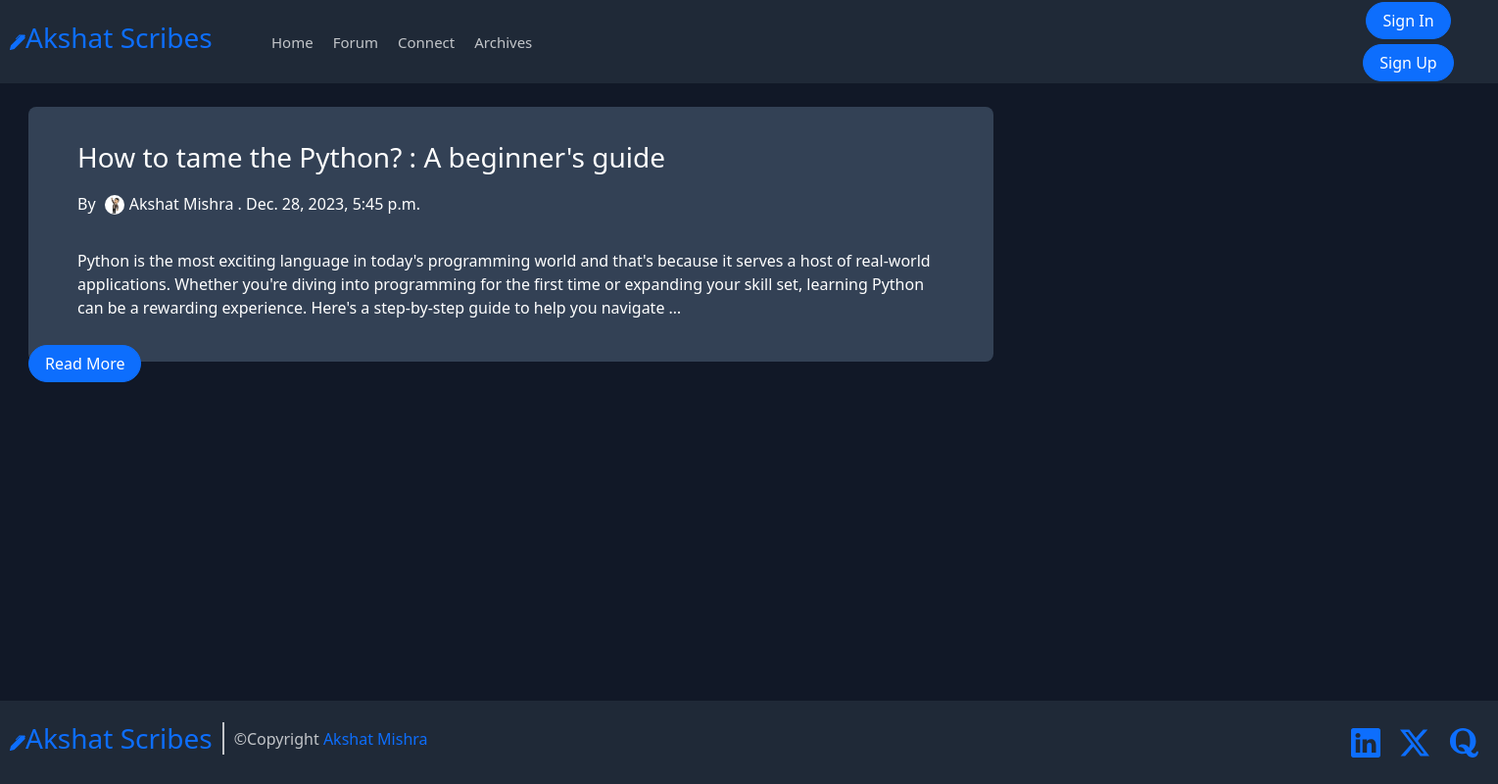
Before: / with the older database file.
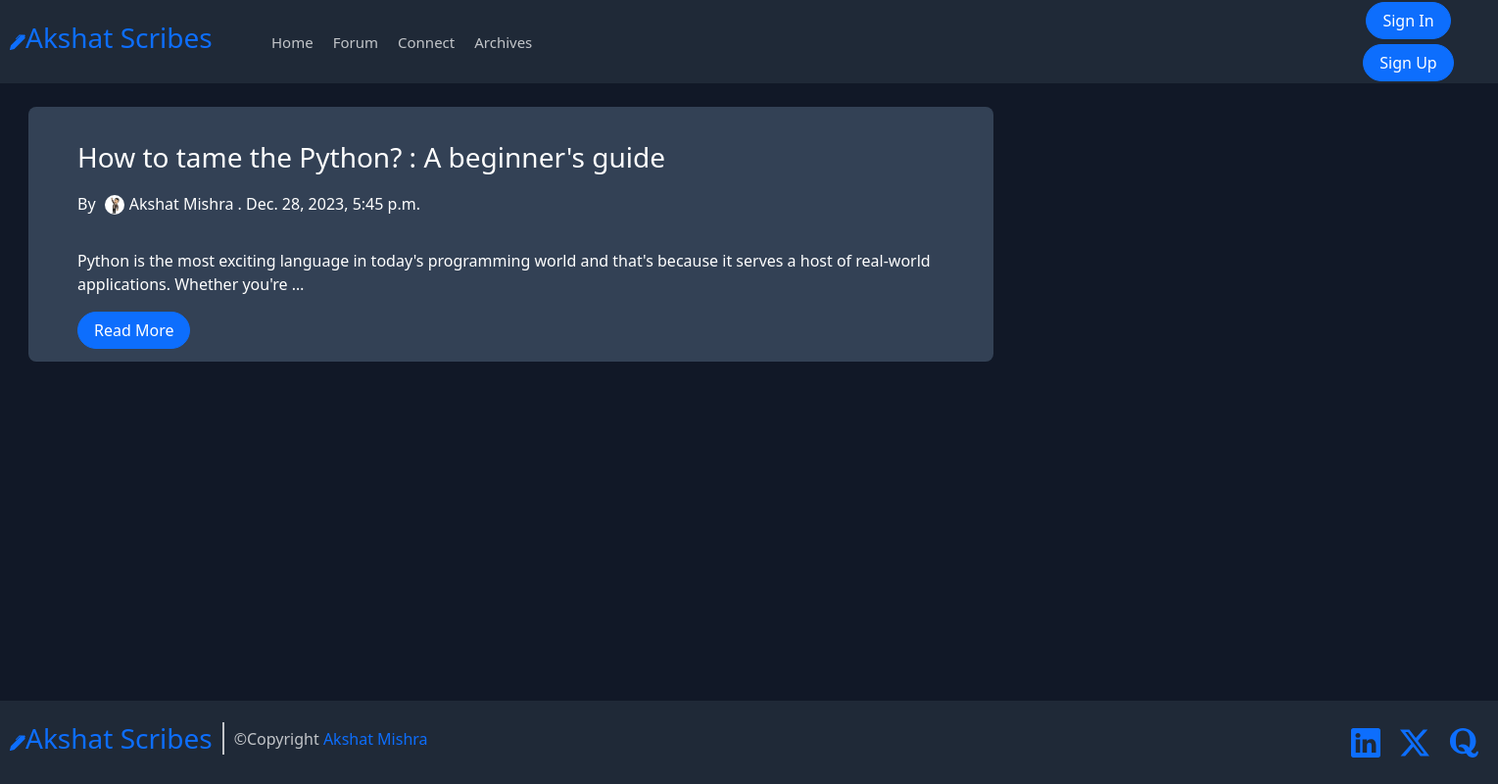
After: the same page with the newer database file.
### Home/models.py (models this page shows)
class Post(models.Model):
    title = models.CharField(max_length=100)
    image = models.ImageField(null=True, blank=True, upload_to="images/")
    datetime = models.DateTimeField(default=datetime.now())
    content = models.CharField(max_length=10000000)

### Home/views.py (the view)
# urls.py: path('', views.index, name='index'),
def index(request):
    posts = Post.objects.all()
    return render(request, 'index.html', {'posts': posts})

### templates/index.html
{% extends 'base.html' %}
{% load static %}
{% block content %}
<main class="main">
  {% for post in posts reversed %}
  <div class="main__postcontainer">
    <h3 class="main__postcontainer--title">{{post.title}}</h3>
    <p class="main__postcontainer--date">By <img style="border-radius: 50%; height: 20px; width: 20px; margin-inline: 5px;" src="{% static 'assets/img/prof-pic.jpg' %}">Akshat Mishra . {{post.datetime}}</p>
    <div class="contentcontainer">
      <p class="main__postcontainer--content">
        {{post.content|truncatewords:50|safe}}
      </p>
    </div>
    <div class="main__postcontainer--btncont">
      <button class="btn btn-primary rounded-pill px-3" type="button"><a class="main__postcontainer--read" href="/posts/{{post.id}}">Read More</a></button>
    </div>
  </div>
  {% endfor %}
</main>
{% endblock %}

### templates/base.html (shortened to what this page needs)
{% load static %}
<!DOCTYPE html>
<html lang="en">
<head>
  {% load bootstrap5 %}
  {% bootstrap_css %}
  {% load crispy_forms_tags %}
  <link rel="stylesheet" href="{% static 'assets/css/base.css'%}"/>
  <link rel="stylesheet" href="{% static 'assets/css/index.css'%}"/>
  <link rel="stylesheet" href="{% static 'assets/css/post.css' %}"/>
  <link rel="stylesheet" href="{% static 'assets/css/login.css'%}"/>
  <link rel="stylesheet" href="{% static 'assets/css/register.css'%}"/>
</head>
<body>
  {% include 'components/navbar.html' %}
  {% block content %}
  {% endblock %}
  {% include 'components/footer.html' %}
</body>
</html>

### templates/components/navbar.html (shortened to what this page needs)
<nav class="nav">
    <div class="nav__titlecontainer">
      <h3>Akshat Scribes</h3>
    </div>
    <div class="nav__lstcont">
      <ul class="nav__lstcont--list">
        <li><a href="{% url 'index' %}">Home</a></li>
        <li><a href="#">Forum</a></li>
        <li><a href="#">Connect</a></li>
        <li><a href="#">Archives</a></li>
      </ul>
    </div>
    {% if user.is_authenticated %}
    <div class="nav__btncont">
      <a href="{% url 'signout' %}"><button class="btn btn-primary rounded-pill px-3" type="button">Sign Out</button>
      </a>
    </div>
    {% else %}
    <div class="nav__btncont">
      <a href="{% url 'signin' %}"><button class="btn btn-primary rounded-pill px-3" type="button">Sign In</button>
      </a>
      <a href="{% url 'signup' %}">
      <button class="btn btn-primary rounded-pill px-3" type="button">Sign Up</button>
      </a>
    </div>
    {% endif %}
</nav>

### templates/components/footer.html (shortened to what this page needs)
<footer class="footer">
    <div class="footer__titlecontainer">
      <h3 style="border-right: 2px solid #c2c5c9; padding-right:10px;">Akshat Scribes </h3>
      <p style="height:16px; color: #c2c5c9; padding-left:10px;">&copy;Copyright <a style="text-decoration:none;" href="https://akshatme.pythonanywhere.com" target="_blank">Akshat Mishra</a></p>
    </div>
    <div class="footer__smcontainer">
      <a href="https://www.linkedin.com/in/akshat--mishra" target="_blank">
      </a>
      <a href="https://twitter.com/imAkshatMishra" target="_blank">
        <svg xmlns="http://www.w3.org/2000/svg" width="30" height="30" fill="currentColor" class="bi bi-twitter-x" viewBox="0 0 16 16">
          <path d="M12.6.75h2.454l-5.36 6.142L16 15.25h-4.937l-3.867-5.07-4.425 5.07H.316l5.733-6.57L0 .75h5.063l3.495 4.633L12.601.75Zm-.86 13.028h1.36L4.323 2.145H2.865l8.875 11.633Z"/>
        </svg>
      </a>
      <a href="https://www.quora.com/profile/Akshat-Mishra-657" target="_blank">
      </a>
    </div>
  </footer>

### static/assets/css/base.css (style rules this page uses)
body { height: 100vh; width: 100%; display: grid; grid-template-columns: 1fr; grid-template-rows: 85px 1fr 85px; grid-template-areas: "nav" "main" "footer"; }
.nav { margin: 0; display: grid; grid-template-areas: "title list buttons"; grid-template-columns: 245px 1fr 180px; grid-template-rows: 1fr; height: 85px; width: 100%; background-color: #1f2937; }
.nav__titlecontainer { grid-area: title; display: flex; color: #0d6efd; align-items: center; justify-items: center; padding: 0px 10px 0px 10px; }
.nav__lstcont { grid-area: list; display: flex; flex-wrap: wrap; }
.nav__lstcont--list { display: flex; list-style: none; justify-items: end; align-items: center; margin-bottom: 0; }
.nav__lstcont--list li { margin-inline-end: 20px; }
.nav__lstcont li a { font-size: 15px; text-decoration: none; color: #c2c5c9; }
.nav__btncont { display: flex; flex-wrap: wrap; grid-area: buttons; justify-content: center; align-items: center; }
.btn { margin-inline-end: 3px; }
.footer { display: grid; grid-template-columns: 1fr 1fr; grid-template-rows: 1fr; grid-template-areas: "cpy sm"; height: 85px; width: 100%; background-color: #1f2937; }
.footer__titlecontainer { grid-area: cpy; display: flex; color: #0d6efd; align-items: center; justify-items: start; padding: 0px 10px 0px 10px; }
.footer__smcontainer { grid-area: sm; display: flex; flex-wrap: wrap; justify-content: end; align-items: center; color: #0d6efd; }
.footer__smcontainer a svg { margin-inline-end: 20px; }

### static/assets/css/index.css (style rules this page uses)
.main { display: flex; background-color: #111827; justify-content: center; }
.main__postcontainer { background-color: #334155; color: white; border-radius: 8px; height: 260px; width: 985px; margin-right: 510px; margin-left: 24px; margin-block: 24px; }
.main__postcontainer--title { color: white; padding: 35px 50px 10px 50px; }
.main__postcontainer--date { padding: 0px 50px 0px 50px; color: white; }
.contentcontainer { color: white; padding: 2px 50px 10px 50px; }
.main__postcontainer--btncont { margin-left:0px; }
.main__postcontainer--read { margin-left: 0px; text-decoration: none; color: white; }

### static/assets/css/register.css (style rules this page uses)
.btn { align-self: center; }

Changed rows visible on the page:
changed Post "How to tame the Python? : A beginner's guide": content "…real-world applications. Whether you're diving into programming for the first time or expanding your skill set, learning Python can be a rewarding experience. Here's a step-by-step guide to help you navigate …" → "Python is the most exciting language in today's programming world and that's because it serves a host of real-world applications. Whether you're …"
